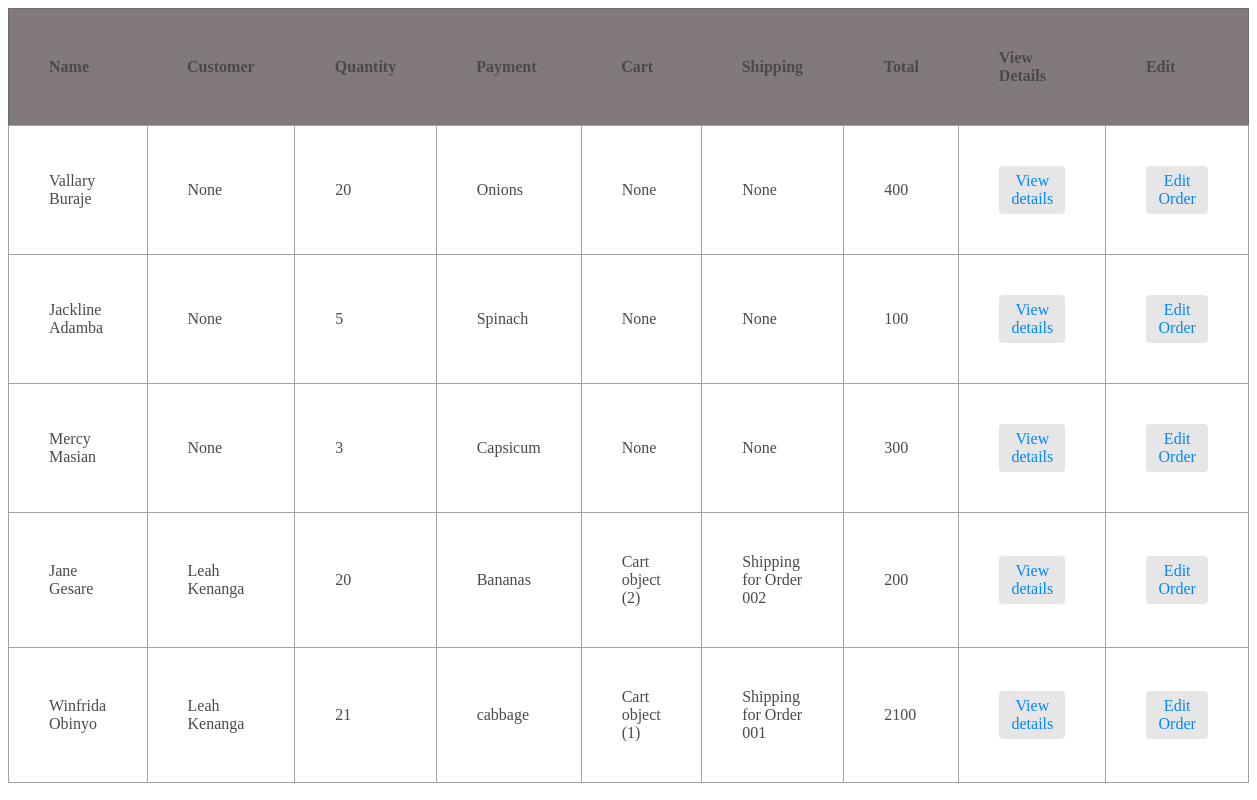
Screenshot of /order/order/list with the database file from the repository.
### order/models.py (models this page shows, shortened)
class Order(models.Model):
    payment = models.OneToOneField(Pay, on_delete=models.PROTECT, null=True)
    cart = models.ForeignKey(Cart,on_delete=models.CASCADE, null=True)
    shipping = models.ForeignKey(Shipping,on_delete=models.CASCADE, null=True)
    customer = models.ForeignKey(Customer,on_delete=models.CASCADE, null=True)
    name = models.CharField(max_length=32)
    quantity = models.PositiveBigIntegerField()
    total = models.IntegerField()
    date_created = models.DateTimeField(auto_now_add=True)
    date_updated = models.DateTimeField(auto_now=True)
    class Meta:
        verbose_name = 'Order'
        verbose_name_plural = 'Orders'

### payment/models.py (models this page shows)
class Pay(models.Model):
    name = models.CharField (max_length=32)
    amount= models.DecimalField(max_digits=6,decimal_places=2)
    Payment_method = models.CharField (max_length=32)
    status = models.CharField (max_length=32)
    date_created = models.DateTimeField(auto_now_add=True)
    date_updated = models.DateTimeField(auto_now=True)
    def __str__(self):
        return self.name

### customer_management/models.py (models this page shows)
class Customer(models.Model):
    user = models.OneToOneField(User,on_delete=models.CASCADE,null=True)
    name = models.CharField (max_length=32)
    email = models.EmailField()
    contacts = models.CharField (max_length=32)
    location= models.CharField (max_length=32)
    def __str__(self):
        return self.name

### cart/models.py (models this page shows)
class Cart(models.Model):
    quantity= models.PositiveBigIntegerField()
    price = models.DecimalField(max_digits=6,decimal_places=2)
    shipping_price =  models.DecimalField(max_digits=6,decimal_places=2)
    Payment_method = models.CharField (max_length=32)
    image=models.ImageField()

### shipping/models.py (models this page shows)
class Shipping(models.Model):
    order_number = models.CharField(max_length=32)
    carrier = models.CharField(max_length=255)
    tracking_number = models.CharField(max_length=255)
    status = models.CharField(max_length=32)
    estimated_delivery = models.DateField()
    def __str__(self):
        return f"Shipping for Order {self.order_number}"

### order/views.py (the view)
# urls.py: path("order/list", order_list, name="order_list_view"),
def order_list(request):
    order = Order.objects.all()
    return render (request, "order/order_list.html", {"orders":order})

### templates/order/order_list.html (shortened to what this page needs)
<!DOCTYPE html>
<html lang="en">
<head>
    {% load static %}
    <link rel="stylesheet" href="{% static 'inventory/product_list.css' %}">
</head>
<body>
     <table >
        <thead >
            <tr>
                <th >Name</th>
                <th >Customer</th>
                <th >Quantity</th>
                <th >Payment</th>
                <th>Cart</th>
                <th>Shipping</th>
                <th>Total</th>
                <th>View Details</th>
                <th>Edit</th>
            </tr>
        </thead>
        <tbody>
            {% for order in orders %}
            <tr>
                <td >{{ order.name }}</td>
                <td >{{ order.customer }}</td>
                <td >{{ order.quantity}}</td>
                <td >{{ order.payment }}</td>
                <td >{{ order.cart}}</td>
                <td >{{ order.shipping}}</td>
                <td >{{ order.total}}</td>
                <td>
                    <a href="{% url 'order_detail_view' id=order.id %}">View details</a>
                </td>
                <td>
                    <a href="{% url 'order_edit_view' id=order.id %}">Edit Order</a>
                </td>
            </tr>
            {%endfor%}
        </tbody>
    </table>
</body>
</html>

### inventory/static/inventory/product_list.css (style rules this page uses)
table { width: 100%; border-collapse: collapse; border: 1px solid #6B6B6B; color: #4A4A4A; }
th { background-color: #827a7a; padding: 12px; text-align: left; font-weight: bold; padding: 40px; }
td { padding: 10px; border: 1px solid #A2A2A2; padding: 40px; }
td a { display: inline-block; padding: 6px 12px; text-align: center; text-decoration: none; color: #0088FF; border-radius: 4px; background-color: #E6E6E6; transition: background-color 0.2s ease; }

### rows the page displays
Order: name "Vallary Buraje", customer "None", quantity "20", payment "Onions", cart "None", shipping "None", total "400"
Order: name "Jackline Adamba", customer "None", quantity "5", payment "Spinach", cart "None", shipping "None", total "100"
Order: name "Mercy Masian", customer "None", quantity "3", payment "Capsicum", cart "None", shipping "None", total "300"
Order: name "Jane Gesare", customer "Leah Kenanga", quantity "20", payment "Bananas", cart "Cart object (2)", shipping "Shipping for Order 002", total "200"
Order: name "Winfrida Obinyo", customer "Leah Kenanga", quantity "21", payment "cabbage", cart "Cart object (1)", shipping "Shipping for Order 001", total "2100"
